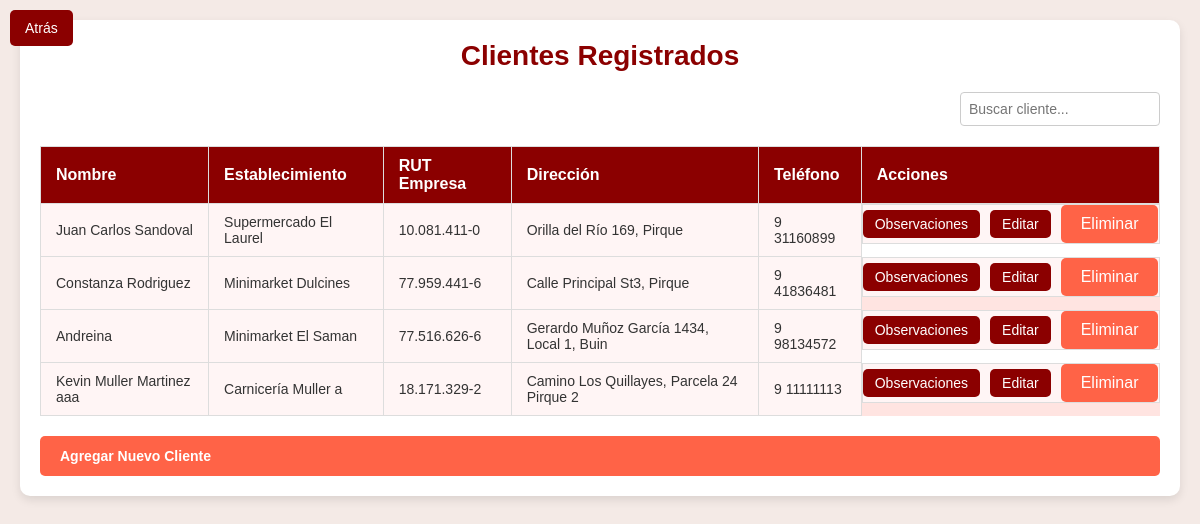
Before: /listar-clientes/ with the older database file.
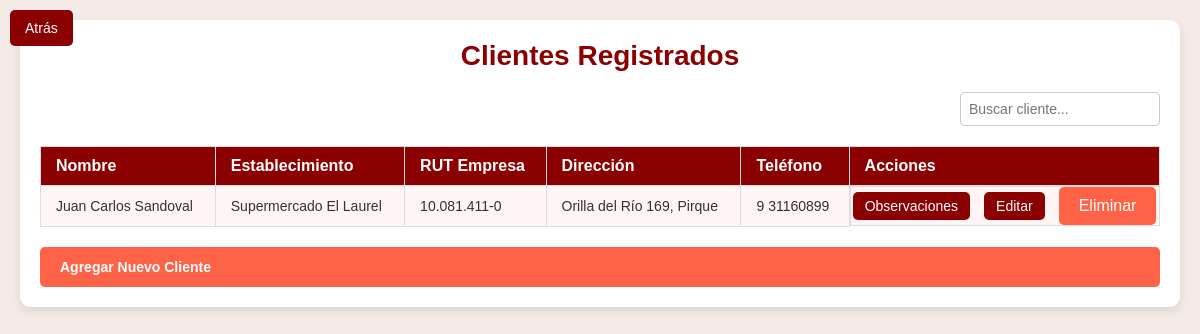
After: the same page with the newer database file.
### usuarios/models.py (models this page shows, shortened)
class Cliente(models.Model):
    nombre              = models.CharField(max_length=100)
    establecimiento     = models.CharField(max_length=100)
    rut_empresa         = models.CharField(max_length=20, unique=True)
    direccion           = models.TextField(null=True, blank=True)
    telefono            = models.CharField(max_length=20, null=True, blank=True)
    fecha_registro      = models.DateTimeField(auto_now_add=True)

### usuarios/views.py (the view)
# urls.py: path('listar-clientes/', lista_clientes_view, name='listar-clientes'),
def lista_clientes_view(request):
    clientes = Cliente.objects.all()
    return render(request, 'usuarios/listar_clientes.html', {'clientes': clientes})

### usuarios/templates/usuarios/listar_clientes.html (shortened to what this page needs)
{% load static %}
<!DOCTYPE html>
<html lang="es">
<head>
    <link rel="stylesheet" href="{% static 'css/styles-listar-clientes.css' %}">
</head>
<body>
    <div class="container">
        <a href="{% url 'home' %}" class="btn-back">Atrás</a>
        <h1 class="page-title">Clientes Registrados</h1>
        <table class="table">
            <div class="search-container">
                <input type="text" id="filtro" placeholder="Buscar cliente..." onkeyup="filtrarTabla()">
            </div>
            <thead>
                <tr>
                    <th>Nombre</th>
                    <th>Establecimiento</th>
                    <th>RUT Empresa</th>
                    <th>Dirección</th>
                    <th>Teléfono</th>
                    <th>Acciones</th>
                </tr>
            </thead>
            <tbody>
                {% for cliente in clientes %}
                    <tr>
                        <td>{{ cliente.nombre }}</td>
                        <td>{{ cliente.establecimiento }}</td>
                        <td>{{ cliente.rut_empresa }}</td>
                        <td>{{ cliente.direccion }}</td>
                        <td>{{ cliente.telefono }}</td>
                        <td>
                            <a href="" class="btn btn-primary">Observaciones</a>
                            <a href="{% url 'editar-cliente' cliente.id %}" class="btn btn-primary">Editar</a>
                            <a href="{% url 'eliminar-cliente' cliente.id %}" class="btn btn-danger">Eliminar</a>
                        </td>
                    </tr>
                {% empty %}
                    <tr>
                        <td colspan="7">No hay clientes registrados.</td>
                    </tr>
                {% endfor %}
            </tbody>
        </table>
        <a href="{% url 'crear-cliente' %}" class="btn btn-success">Agregar Nuevo Cliente</a>
    </div>
</body>
</html>

Changed rows visible on the page:
removed Cliente: nombre "Constanza Rodriguez", establecimiento "Minimarket Dulcines", rut_empresa "77.959.441-6", direccion "Calle Principal St3, Pirque", telefono "9 41836481"
removed Cliente: nombre "Andreina", establecimiento "Minimarket El Saman", rut_empresa "77.516.626-6", direccion "Gerardo Muñoz García 1434, Local 1, Buin", telefono "9 98134572"
removed Cliente: nombre "Kevin Muller Martinez aaa", establecimiento "Carnicería Muller a", rut_empresa "18.171.329-2", direccion "Camino Los Quillayes, Parcela 24 Pirque 2", telefono "9 11111113"
